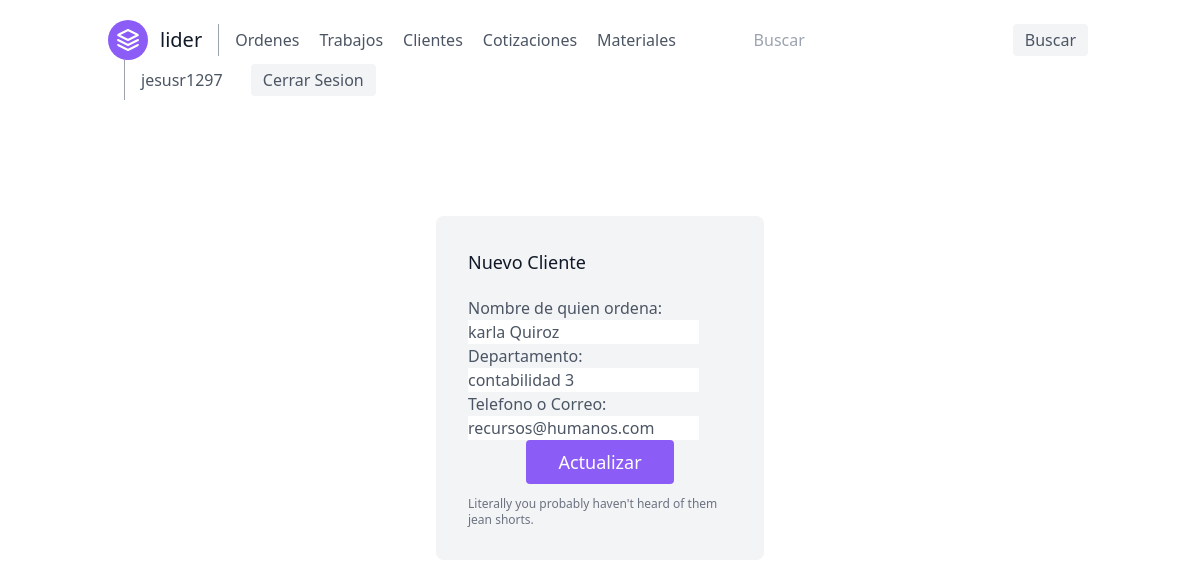
The app's page /clientes/cliente/contacto/1/ (signed in) with its own data.
### orders/models.py (models this page shows, shortened)
class CustomerContact(models.Model):
    company = models.ForeignKey(Customer, on_delete=models.CASCADE)
    name = models.CharField(verbose_name='Nombre de quien ordena', max_length=50)
    department = models.CharField(verbose_name='Departamento', null=True, blank=True, max_length=30)
    contact = models.CharField(verbose_name='Telefono o Correo', max_length=30)

### customers/views.py (the view, shortened to what this page needs)
# urls.py: path('cliente/contacto/<int:pk>/', views.CustomerContactUpdateView.as_view(), name='customer-contact-update'),
class CustomerContactUpdateView(LoginRequiredMixin, UpdateView):
    model = CustomerContact
    template_name = 'customers/customer_contact_form.html'
    fields = ('name', 'department', 'contact')

### customers/templates/customers/customer_contact_form.html (shortened to what this page needs)
{% extends 'base.html' %}
{% load tailwind_filters %}
{% block content %}
    <section class="text-gray-600 body-font">
        <div class="container px-5 py-24 mx-auto flex flex-wrap items-center">
            <div class="mx-auto lg:w-2/6 md:w-1/2 bg-gray-100 rounded-lg p-8 flex flex-col md:ml-auto w-full mt-10 md:mt-0">
                <h2 class="text-gray-900 text-lg font-medium title-font mb-5">Nuevo Cliente</h2>
                <form method="post">
                    {{ form|crispy }}
                    <div class="flex flex-col items-center">
                        <button type="submit"
                                class="text-white bg-purple-500 border-0 py-2 px-8 focus:outline-none hover:bg-purple-600 rounded text-lg">
                            Actualizar
                        </button>
                    </div>
                </form>
                <p class="text-xs text-gray-500 mt-3">Literally you probably haven't heard of them jean shorts.</p>
            </div>
        </div>
    </section>
{% endblock %}

### templates/navbar.html (shortened to what this page needs)
<header class="text-gray-600 body-font">
    <div class="container mx-auto flex flex-wrap p-5 flex-col md:flex-row items-center">
        <a href="{% url 'home' %}" class="flex title-font font-medium items-center text-gray-900 mb-4 md:mb-0">
            <svg xmlns="http://www.w3.org/2000/svg" fill="none" stroke="currentColor" stroke-linecap="round"
                 stroke-linejoin="round" stroke-width="2" class="w-10 h-10 text-white p-2 bg-purple-500 rounded-full"
                 viewBox="0 0 24 24">
                <path d="M12 2L2 7l10 5 10-5-10-5zM2 17l10 5 10-5M2 12l10 5 10-5"></path>
            </svg>
            <span class="ml-3 text-xl">lider</span>
        </a>
        <nav class="md:mr-auto md:ml-4 md:py-1 md:pl-4 md:border-l md:border-gray-400	flex flex-wrap items-center text-base justify-center">
            <a class="mr-5 hover:text-gray-900" href="{% url 'order-list' %}">Ordenes</a>
            <a class="mr-5 hover:text-gray-900" href="{% url 'lider' %}">Trabajos</a>
            <a class="mr-5 hover:text-gray-900" href="{% url 'customers' %}">Clientes</a>
            <a class="mr-5 hover:text-gray-900" href="{% url 'budgets' %}">Cotizaciones</a>
            <a class="mr-5 hover:text-gray-900" href="{% url 'material-list' %}">Materiales</a>
        </nav>
        <form class="my-auto" role="search"
              method="GET" action="{% url 'search' %}">
            <input class='mr-5 hover:text-gray-900' type="text" placeholder="Buscar" aria-label="Search" name="q">
            <button class="items-center justify-center flex flex-wrap inline-flex items-center bg-gray-100 border-0 py-1 px-3 focus:outline-none hover:bg-gray-200 rounded text-base mt-4 md:mt-0 mx-1"
                    type="submit">Buscar
            </button>
        </form>
        <div class="md:ml-4 md:py-1 md:pl-4 md:border-l md:border-gray-400">
            {% if request.user.is_authenticated %}
                <a class="mr-5 hover:text-gray-900">{{ request.user }}</a>
                <a href="{% url 'logout' %}"
                   class="inline-flex items-center bg-gray-100 border-0 py-1 px-3 focus:outline-none hover:bg-gray-200 rounded text-base mt-4 md:mt-0 mx-1">
                    Cerrar Sesion
                </a>
            {% endif %}
        </div>
    </div>
</header>

### records on screen
CustomerContact: name "karla Quiroz", department "contabilidad 3", contact "recursos@humanos.com"

### other values on screen
{{ request.user }} "jesusr1297"
